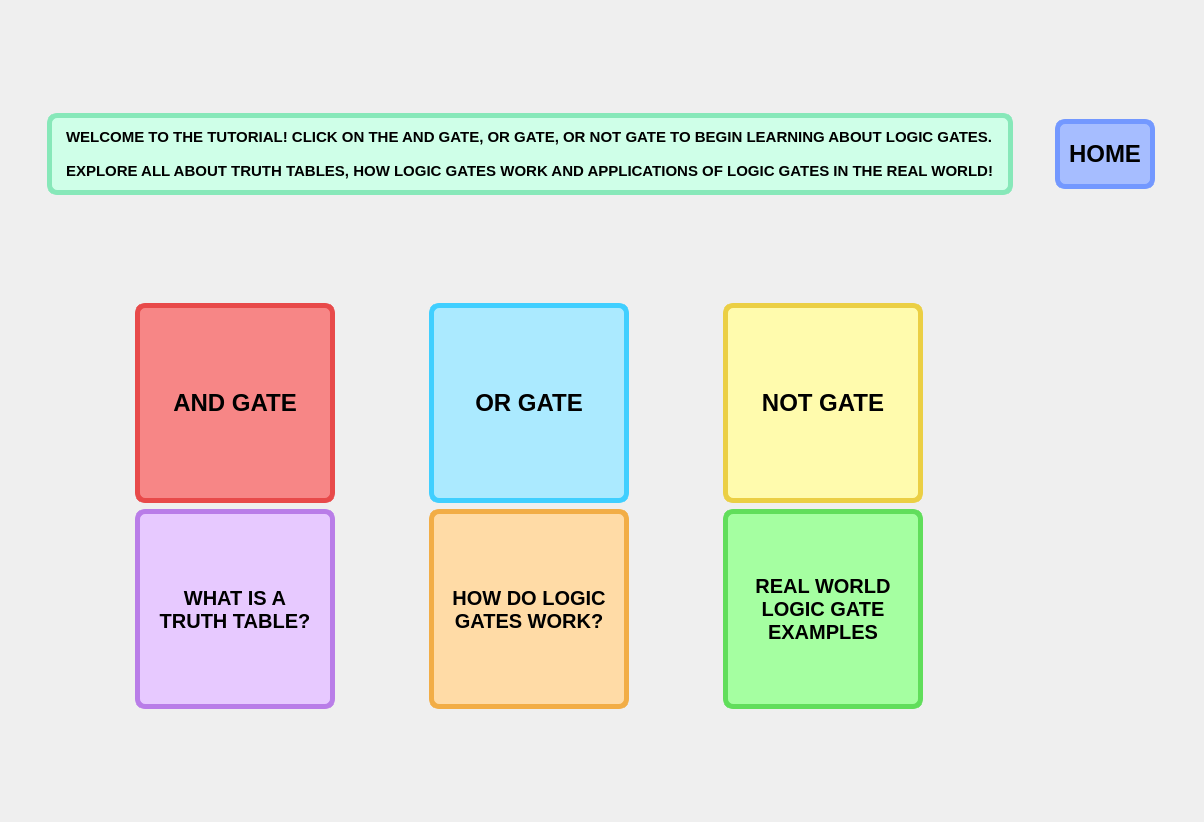
<?xml version="1.0" encoding="UTF-8"?>
<ui version="4.0">
 <class>HelpScreen</class>
 <widget class="QWidget" name="HelpScreen">
  <property name="geometry">
   <rect>
    <x>0</x>
    <y>0</y>
    <width>1204</width>
    <height>822</height>
   </rect>
  </property>
  <property name="minimumSize">
   <size>
    <width>0</width>
    <height>0</height>
   </size>
  </property>
  <property name="maximumSize">
   <size>
    <width>16777215</width>
    <height>16777215</height>
   </size>
  </property>
  <property name="windowTitle">
   <string>MainWindow</string>
  </property>
  <layout class="QGridLayout" name="gridLayout_2">
   <item row="0" column="0">
    <widget class="QLabel" name="tutorialLabel">
     <property name="minimumSize">
      <size>
       <width>70</width>
       <height>50</height>
      </size>
     </property>
     <property name="maximumSize">
      <size>
       <width>16777215</width>
       <height>100</height>
      </size>
     </property>
     <property name="styleSheet">
      <string notr="true">
QLabel {
    border: 5px solid #87e8b9;
    border-radius: 10px;
    background-color: #cfffe8;
    color: black;
    font: bold 15px;
    padding: 10px; 
    min-width: 40px;
    min-height: 40px;
}
</string>
     </property>
     <property name="text">
      <string>WELCOME TO THE TUTORIAL! CLICK ON THE AND GATE, OR GATE, OR NOT GATE TO BEGIN LEARNING ABOUT LOGIC GATES. 

EXPLORE ALL ABOUT TRUTH TABLES, HOW LOGIC GATES WORK AND APPLICATIONS OF LOGIC GATES IN THE REAL WORLD!</string>
     </property>
    </widget>
   </item>
   <item row="0" column="1">
    <widget class="QPushButton" name="homeButton">
     <property name="maximumSize">
      <size>
       <width>100</width>
       <height>70</height>
      </size>
     </property>
     <property name="styleSheet">
      <string notr="true">
QPushButton {
    border: 5px solid #7398ff;
    border-radius: 10px;
    background-color: #a6bdff;
    color: black;
    font: bold 24px;
    padding: 10px; 
    min-width: 40px;
    min-height: 40px;
}

QPushButton:hover {
    background-color: #c7d5ff;
}

QPushButton:pressed {
    background-color: #a3baff;
}</string>
     </property>
     <property name="text">
      <string>HOME</string>
     </property>
    </widget>
   </item>
   <item row="1" column="0">
    <layout class="QGridLayout" name="gridLayout">
     <item row="1" column="1">
      <widget class="QPushButton" name="logicButton">
       <property name="minimumSize">
        <size>
         <width>70</width>
         <height>70</height>
        </size>
       </property>
       <property name="maximumSize">
        <size>
         <width>200</width>
         <height>200</height>
        </size>
       </property>
       <property name="styleSheet">
        <string notr="true">
QPushButton {
    border: 5px solid #f2ad46;
    border-radius: 10px;
    background-color: #ffdba6;
    color: black;
    font: bold 20px;
    padding: 10px; 
    min-width: 40px;
    min-height: 40px;
}

QPushButton:hover {
    background-color: #fff4cf;
}

QPushButton:pressed {
    background-color: #fab969;
}</string>
       </property>
       <property name="text">
        <string>HOW DO LOGIC 
GATES WORK?</string>
       </property>
      </widget>
     </item>
     <item row="0" column="2">
      <widget class="QPushButton" name="notButton">
       <property name="minimumSize">
        <size>
         <width>70</width>
         <height>70</height>
        </size>
       </property>
       <property name="maximumSize">
        <size>
         <width>200</width>
         <height>200</height>
        </size>
       </property>
       <property name="styleSheet">
        <string notr="true">
QPushButton {
    border: 5px solid #ebcf44;
    border-radius: 10px;
    background-color: #fffbad;
    color: black;
    font: bold 24px;
    padding: 10px; 
    min-width: 40px;
    min-height: 40px;
}

QPushButton:hover {
    background-color: #f5f3bf;
}

QPushButton:pressed {
    background-color: #fff27a;
}</string>
       </property>
       <property name="text">
        <string>NOT GATE</string>
       </property>
      </widget>
     </item>
     <item row="0" column="0">
      <widget class="QPushButton" name="andButton">
       <property name="minimumSize">
        <size>
         <width>70</width>
         <height>70</height>
        </size>
       </property>
       <property name="maximumSize">
        <size>
         <width>200</width>
         <height>200</height>
        </size>
       </property>
       <property name="styleSheet">
        <string notr="true">
QPushButton {
    border: 5px solid #e84a4a;
    border-radius: 10px;
    background-color: #f78686;
    color: black;
    font: bold 24px;
    padding: 10px; 
    min-width: 40px;
    min-height: 40px;
}

QPushButton:hover {
    background-color: #f7b2b2;
}

QPushButton:pressed {
    background-color: #fa9b9b;
}</string>
       </property>
       <property name="text">
        <string>AND GATE</string>
       </property>
      </widget>
     </item>
     <item row="1" column="0">
      <widget class="QPushButton" name="truthButton">
       <property name="minimumSize">
        <size>
         <width>70</width>
         <height>70</height>
        </size>
       </property>
       <property name="maximumSize">
        <size>
         <width>200</width>
         <height>200</height>
        </size>
       </property>
       <property name="styleSheet">
        <string notr="true">
QPushButton {
    border: 5px solid #b97de8;
    border-radius: 10px;
    background-color: #e7c9ff;
    color: black;
    font: bold 20px;
    padding: 10px; 
    min-width: 40px;
    min-height: 40px;
}

QPushButton:hover {
    background-color: #fbe8ff;
}

QPushButton:pressed {
    background-color: #eca8ff;
}</string>
       </property>
       <property name="text">
        <string>WHAT IS A
TRUTH TABLE?</string>
       </property>
      </widget>
     </item>
     <item row="1" column="2">
      <widget class="QPushButton" name="exampleButton">
       <property name="minimumSize">
        <size>
         <width>70</width>
         <height>70</height>
        </size>
       </property>
       <property name="maximumSize">
        <size>
         <width>200</width>
         <height>200</height>
        </size>
       </property>
       <property name="styleSheet">
        <string notr="true">
QPushButton {
    border: 5px solid #61de5b;
    border-radius: 10px;
    background-color: #a5ffa1;
    color: black;
    font: bold 20px;
    padding: 10px; 
    min-width: 40px;
    min-height: 40px;
}

QPushButton:hover {
    background-color: #d6ffd1;
}

QPushButton:pressed {
    background-color: #75d674;
}</string>
       </property>
       <property name="text">
        <string>REAL WORLD
LOGIC GATE
EXAMPLES</string>
       </property>
      </widget>
     </item>
     <item row="0" column="1">
      <widget class="QPushButton" name="orButton">
       <property name="minimumSize">
        <size>
         <width>70</width>
         <height>70</height>
        </size>
       </property>
       <property name="maximumSize">
        <size>
         <width>200</width>
         <height>200</height>
        </size>
       </property>
       <property name="styleSheet">
        <string notr="true">
QPushButton {
    border: 5px solid #40cfff;
    border-radius: 10px;
    background-color: #abeaff;
    color: black;
    font: bold 24px;
    padding: 10px; 
    min-width: 40px;
    min-height: 40px;
}

QPushButton:hover {
    background-color: #e8fffd;
}

QPushButton:pressed {
    background-color: #bffff9;
}</string>
       </property>
       <property name="text">
        <string>OR GATE</string>
       </property>
      </widget>
     </item>
    </layout>
   </item>
  </layout>
 </widget>
 <resources/>
 <connections/>
</ui>
